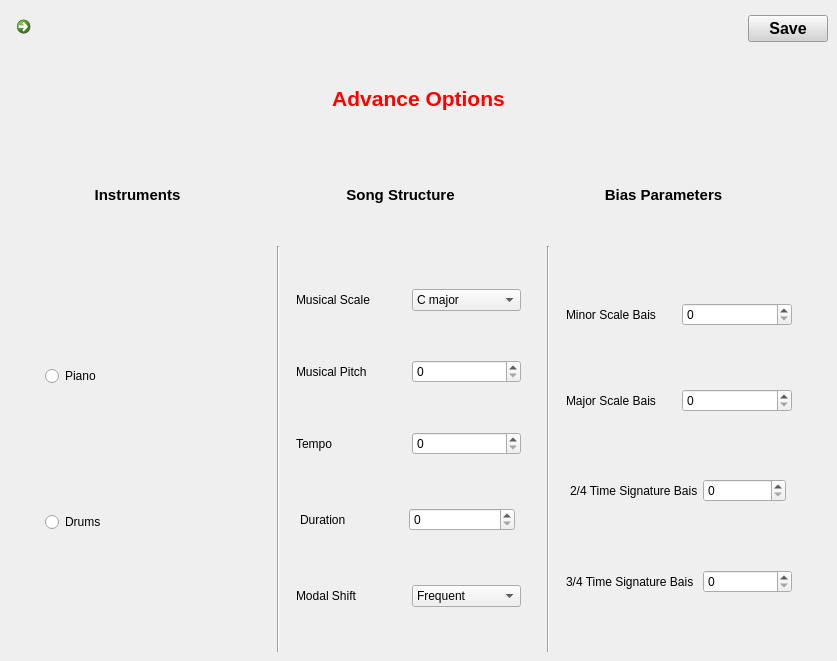
<?xml version="1.0" encoding="UTF-8"?>
<ui version="4.0">
 <class>AdvanceOptionsWindow</class>
 <widget class="QMainWindow" name="AdvanceOptionsWindow">
  <property name="geometry">
   <rect>
    <x>0</x>
    <y>0</y>
    <width>837</width>
    <height>661</height>
   </rect>
  </property>
  <property name="windowTitle">
   <string>MainWindow</string>
  </property>
  <widget class="QWidget" name="centralwidget">
   <layout class="QGridLayout" name="gridLayout_3">
    <item row="0" column="0" colspan="3">
     <layout class="QHBoxLayout" name="horizontalLayout_17">
      <item>
       <widget class="QCommandLinkButton" name="Back">
        <property name="font">
         <font>
          <family>Segoe UI</family>
          <pointsize>12</pointsize>
          <weight>75</weight>
          <bold>true</bold>
         </font>
        </property>
        <property name="styleSheet">
         <string notr="true">text-align:center;</string>
        </property>
        <property name="text">
         <string/>
        </property>
        <property name="icon">
         <iconset>
          <normaloff>back.png</normaloff>back.png</iconset>
        </property>
        <property name="iconSize">
         <size>
          <width>70</width>
          <height>70</height>
         </size>
        </property>
        <property name="description">
         <string/>
        </property>
       </widget>
      </item>
      <item>
       <spacer name="horizontalSpacer">
        <property name="orientation">
         <enum>Qt::Horizontal</enum>
        </property>
        <property name="sizeHint" stdset="0">
         <size>
          <width>40</width>
          <height>20</height>
         </size>
        </property>
       </spacer>
      </item>
      <item>
       <widget class="QPushButton" name="Save">
        <property name="font">
         <font>
          <pointsize>12</pointsize>
          <weight>75</weight>
          <bold>true</bold>
         </font>
        </property>
        <property name="styleSheet">
         <string notr="true">background-color:lightgrey;</string>
        </property>
        <property name="text">
         <string>Save</string>
        </property>
       </widget>
      </item>
     </layout>
    </item>
    <item row="4" column="2">
     <spacer name="verticalSpacer_4">
      <property name="orientation">
       <enum>Qt::Vertical</enum>
      </property>
      <property name="sizeType">
       <enum>QSizePolicy::Expanding</enum>
      </property>
      <property name="sizeHint" stdset="0">
       <size>
        <width>30</width>
        <height>360</height>
       </size>
      </property>
     </spacer>
    </item>
    <item row="4" column="0">
     <spacer name="verticalSpacer_3">
      <property name="orientation">
       <enum>Qt::Vertical</enum>
      </property>
      <property name="sizeType">
       <enum>QSizePolicy::Expanding</enum>
      </property>
      <property name="sizeHint" stdset="0">
       <size>
        <width>30</width>
        <height>390</height>
       </size>
      </property>
     </spacer>
    </item>
    <item row="4" column="1">
     <layout class="QHBoxLayout" name="horizontalLayout_19">
      <item>
       <layout class="QVBoxLayout" name="verticalLayout_4">
        <property name="sizeConstraint">
         <enum>QLayout::SetMinimumSize</enum>
        </property>
        <item>
         <widget class="QRadioButton" name="radioButton_6">
          <property name="font">
           <font>
            <pointsize>9</pointsize>
           </font>
          </property>
          <property name="text">
           <string>Piano</string>
          </property>
         </widget>
        </item>
        <item>
         <widget class="QRadioButton" name="radioButton_7">
          <property name="font">
           <font>
            <pointsize>9</pointsize>
           </font>
          </property>
          <property name="text">
           <string>Drums</string>
          </property>
         </widget>
        </item>
       </layout>
      </item>
      <item>
       <widget class="Line" name="line">
        <property name="orientation">
         <enum>Qt::Vertical</enum>
        </property>
       </widget>
      </item>
      <item>
       <spacer name="verticalSpacer">
        <property name="orientation">
         <enum>Qt::Vertical</enum>
        </property>
        <property name="sizeType">
         <enum>QSizePolicy::Expanding</enum>
        </property>
        <property name="sizeHint" stdset="0">
         <size>
          <width>10</width>
          <height>360</height>
         </size>
        </property>
       </spacer>
      </item>
      <item>
       <layout class="QVBoxLayout" name="verticalLayout_6">
        <property name="sizeConstraint">
         <enum>QLayout::SetMinimumSize</enum>
        </property>
        <item>
         <layout class="QHBoxLayout" name="horizontalLayout_24">
          <item>
           <widget class="QLabel" name="label_25">
            <property name="font">
             <font>
              <pointsize>9</pointsize>
             </font>
            </property>
            <property name="text">
             <string>Musical Scale</string>
            </property>
           </widget>
          </item>
          <item>
           <widget class="QComboBox" name="comboBox_5">
            <item>
             <property name="text">
              <string>C major</string>
             </property>
            </item>
            <item>
             <property name="text">
              <string>C minor</string>
             </property>
            </item>
           </widget>
          </item>
         </layout>
        </item>
        <item>
         <layout class="QHBoxLayout" name="horizontalLayout_25">
          <item>
           <widget class="QLabel" name="label_26">
            <property name="font">
             <font>
              <pointsize>9</pointsize>
              <weight>50</weight>
              <italic>false</italic>
              <bold>false</bold>
             </font>
            </property>
            <property name="text">
             <string>Musical Pitch</string>
            </property>
           </widget>
          </item>
          <item>
           <widget class="QSpinBox" name="spinBox_7"/>
          </item>
         </layout>
        </item>
        <item>
         <layout class="QHBoxLayout" name="horizontalLayout_26">
          <item>
           <widget class="QLabel" name="Tempo">
            <property name="font">
             <font>
              <pointsize>9</pointsize>
             </font>
            </property>
            <property name="text">
             <string>Tempo</string>
            </property>
           </widget>
          </item>
          <item>
           <widget class="QSpinBox" name="spinBox_16"/>
          </item>
         </layout>
        </item>
        <item>
         <layout class="QHBoxLayout" name="horizontalLayout_27">
          <property name="spacing">
           <number>2</number>
          </property>
          <property name="sizeConstraint">
           <enum>QLayout::SetNoConstraint</enum>
          </property>
          <property name="leftMargin">
           <number>4</number>
          </property>
          <property name="topMargin">
           <number>4</number>
          </property>
          <property name="rightMargin">
           <number>6</number>
          </property>
          <property name="bottomMargin">
           <number>5</number>
          </property>
          <item>
           <widget class="QLabel" name="label_28">
            <property name="enabled">
             <bool>true</bool>
            </property>
            <property name="font">
             <font>
              <pointsize>9</pointsize>
             </font>
            </property>
            <property name="text">
             <string>Duration</string>
            </property>
           </widget>
          </item>
          <item>
           <widget class="QSpinBox" name="spinBox_17"/>
          </item>
         </layout>
        </item>
        <item>
         <layout class="QHBoxLayout" name="horizontalLayout_28">
          <item>
           <widget class="QLabel" name="label_29">
            <property name="font">
             <font>
              <pointsize>9</pointsize>
              <weight>50</weight>
              <bold>false</bold>
             </font>
            </property>
            <property name="text">
             <string>Modal Shift </string>
            </property>
           </widget>
          </item>
          <item>
           <widget class="QComboBox" name="comboBox_6">
            <item>
             <property name="text">
              <string>Frequent</string>
             </property>
            </item>
           </widget>
          </item>
         </layout>
        </item>
       </layout>
      </item>
      <item>
       <spacer name="verticalSpacer_7">
        <property name="orientation">
         <enum>Qt::Vertical</enum>
        </property>
        <property name="sizeType">
         <enum>QSizePolicy::Expanding</enum>
        </property>
        <property name="sizeHint" stdset="0">
         <size>
          <width>20</width>
          <height>360</height>
         </size>
        </property>
       </spacer>
      </item>
      <item>
       <widget class="Line" name="line_2">
        <property name="orientation">
         <enum>Qt::Vertical</enum>
        </property>
       </widget>
      </item>
      <item>
       <spacer name="verticalSpacer_2">
        <property name="orientation">
         <enum>Qt::Vertical</enum>
        </property>
        <property name="sizeType">
         <enum>QSizePolicy::Expanding</enum>
        </property>
        <property name="sizeHint" stdset="0">
         <size>
          <width>10</width>
          <height>360</height>
         </size>
        </property>
       </spacer>
      </item>
      <item>
       <layout class="QVBoxLayout" name="verticalLayout_5">
        <property name="sizeConstraint">
         <enum>QLayout::SetMinimumSize</enum>
        </property>
        <item>
         <layout class="QHBoxLayout" name="horizontalLayout_20">
          <item>
           <widget class="QLabel" name="label_21">
            <property name="font">
             <font>
              <pointsize>9</pointsize>
             </font>
            </property>
            <property name="text">
             <string>Minor Scale Bais </string>
            </property>
           </widget>
          </item>
          <item>
           <widget class="QSpinBox" name="spinBox_12"/>
          </item>
         </layout>
        </item>
        <item>
         <layout class="QHBoxLayout" name="horizontalLayout_21">
          <item>
           <widget class="QLabel" name="label_22">
            <property name="font">
             <font>
              <pointsize>9</pointsize>
             </font>
            </property>
            <property name="text">
             <string>Major Scale Bais </string>
            </property>
           </widget>
          </item>
          <item>
           <widget class="QSpinBox" name="spinBox_13"/>
          </item>
         </layout>
        </item>
        <item>
         <layout class="QHBoxLayout" name="horizontalLayout_22">
          <property name="spacing">
           <number>2</number>
          </property>
          <property name="sizeConstraint">
           <enum>QLayout::SetNoConstraint</enum>
          </property>
          <property name="leftMargin">
           <number>4</number>
          </property>
          <property name="topMargin">
           <number>4</number>
          </property>
          <property name="rightMargin">
           <number>6</number>
          </property>
          <property name="bottomMargin">
           <number>5</number>
          </property>
          <item>
           <widget class="QLabel" name="label_23">
            <property name="enabled">
             <bool>true</bool>
            </property>
            <property name="font">
             <font>
              <pointsize>9</pointsize>
             </font>
            </property>
            <property name="text">
             <string>2/4 Time Signature Bais </string>
            </property>
           </widget>
          </item>
          <item>
           <widget class="QSpinBox" name="spinBox_14"/>
          </item>
         </layout>
        </item>
        <item>
         <layout class="QHBoxLayout" name="horizontalLayout_23">
          <item>
           <widget class="QLabel" name="label_24">
            <property name="font">
             <font>
              <pointsize>9</pointsize>
             </font>
            </property>
            <property name="text">
             <string>3/4 Time Signature Bais </string>
            </property>
           </widget>
          </item>
          <item>
           <widget class="QSpinBox" name="spinBox_15"/>
          </item>
         </layout>
        </item>
       </layout>
      </item>
     </layout>
    </item>
    <item row="2" column="1">
     <layout class="QHBoxLayout" name="horizontalLayout_16">
      <item>
       <spacer name="horizontalSpacer_3">
        <property name="orientation">
         <enum>Qt::Horizontal</enum>
        </property>
        <property name="sizeHint" stdset="0">
         <size>
          <width>40</width>
          <height>20</height>
         </size>
        </property>
       </spacer>
      </item>
      <item>
       <widget class="QLabel" name="label_30">
        <property name="font">
         <font>
          <pointsize>22</pointsize>
         </font>
        </property>
        <property name="text">
         <string>&lt;html&gt;&lt;head/&gt;&lt;body&gt;&lt;p align=&quot;center&quot;&gt;&lt;span style=&quot; font-size:16pt; font-weight:600; color:#ff0000;&quot;&gt;Advance Options&lt;/span&gt;&lt;/p&gt;&lt;/body&gt;&lt;/html&gt;</string>
        </property>
       </widget>
      </item>
      <item>
       <spacer name="horizontalSpacer_2">
        <property name="orientation">
         <enum>Qt::Horizontal</enum>
        </property>
        <property name="sizeHint" stdset="0">
         <size>
          <width>40</width>
          <height>20</height>
         </size>
        </property>
       </spacer>
      </item>
     </layout>
    </item>
    <item row="3" column="2">
     <spacer name="verticalSpacer_9">
      <property name="orientation">
       <enum>Qt::Vertical</enum>
      </property>
      <property name="sizeType">
       <enum>QSizePolicy::Preferred</enum>
      </property>
      <property name="sizeHint" stdset="0">
       <size>
        <width>20</width>
        <height>90</height>
       </size>
      </property>
     </spacer>
    </item>
    <item row="2" column="0">
     <spacer name="verticalSpacer_5">
      <property name="orientation">
       <enum>Qt::Vertical</enum>
      </property>
      <property name="sizeType">
       <enum>QSizePolicy::Preferred</enum>
      </property>
      <property name="sizeHint" stdset="0">
       <size>
        <width>20</width>
        <height>90</height>
       </size>
      </property>
     </spacer>
    </item>
    <item row="2" column="2">
     <spacer name="verticalSpacer_8">
      <property name="orientation">
       <enum>Qt::Vertical</enum>
      </property>
      <property name="sizeType">
       <enum>QSizePolicy::Preferred</enum>
      </property>
      <property name="sizeHint" stdset="0">
       <size>
        <width>20</width>
        <height>90</height>
       </size>
      </property>
     </spacer>
    </item>
    <item row="3" column="0" colspan="2">
     <layout class="QHBoxLayout" name="horizontalLayout_63">
      <item>
       <widget class="QLabel" name="label_6">
        <property name="text">
         <string>&lt;!DOCTYPE HTML PUBLIC &quot;-//W3C//DTD HTML 4.0//EN&quot; &quot;http://www.w3.org/TR/REC-html40/strict.dtd&quot;&gt;
&lt;html&gt;&lt;head&gt;&lt;meta name=&quot;qrichtext&quot; content=&quot;1&quot; /&gt;&lt;style type=&quot;text/css&quot;&gt;
p, li { white-space: pre-wrap; }
&lt;/style&gt;&lt;/head&gt;&lt;body style=&quot; font-family:'MS Shell Dlg 2'; font-size:8pt; font-weight:400; font-style:normal;&quot;&gt;
&lt;p align=&quot;center&quot; style=&quot; margin-top:0px; margin-bottom:0px; margin-left:0px; margin-right:0px; -qt-block-indent:0; text-indent:0px;&quot;&gt;&lt;span style=&quot; font-family:'MS Shell Dlg 2'; font-size:11pt; font-weight:600;&quot;&gt;Instruments&lt;/span&gt;&lt;/p&gt;&lt;/body&gt;&lt;/html&gt;</string>
        </property>
       </widget>
      </item>
      <item>
       <widget class="QLabel" name="label_7">
        <property name="text">
         <string>&lt;html&gt;&lt;head/&gt;&lt;body&gt;&lt;p align=&quot;center&quot;&gt;&lt;span style=&quot; font-size:11pt; font-weight:600;&quot;&gt;Song Structure&lt;/span&gt;&lt;/p&gt;&lt;/body&gt;&lt;/html&gt;</string>
        </property>
       </widget>
      </item>
      <item>
       <widget class="QLabel" name="label_8">
        <property name="text">
         <string>&lt;!DOCTYPE HTML PUBLIC &quot;-//W3C//DTD HTML 4.0//EN&quot; &quot;http://www.w3.org/TR/REC-html40/strict.dtd&quot;&gt;
&lt;html&gt;&lt;head&gt;&lt;meta name=&quot;qrichtext&quot; content=&quot;1&quot; /&gt;&lt;style type=&quot;text/css&quot;&gt;
p, li { white-space: pre-wrap; }
&lt;/style&gt;&lt;/head&gt;&lt;body style=&quot; font-family:'MS Shell Dlg 2'; font-size:8pt; font-weight:400; font-style:normal;&quot;&gt;
&lt;p align=&quot;center&quot; style=&quot; margin-top:0px; margin-bottom:0px; margin-left:0px; margin-right:0px; -qt-block-indent:0; text-indent:0px;&quot;&gt;&lt;span style=&quot; font-family:'MS Shell Dlg 2'; font-size:11pt; font-weight:600;&quot;&gt;Bias Parameters&lt;/span&gt;&lt;/p&gt;&lt;/body&gt;&lt;/html&gt;</string>
        </property>
       </widget>
      </item>
     </layout>
    </item>
   </layout>
  </widget>
 </widget>
 <resources/>
 <connections/>
</ui>
